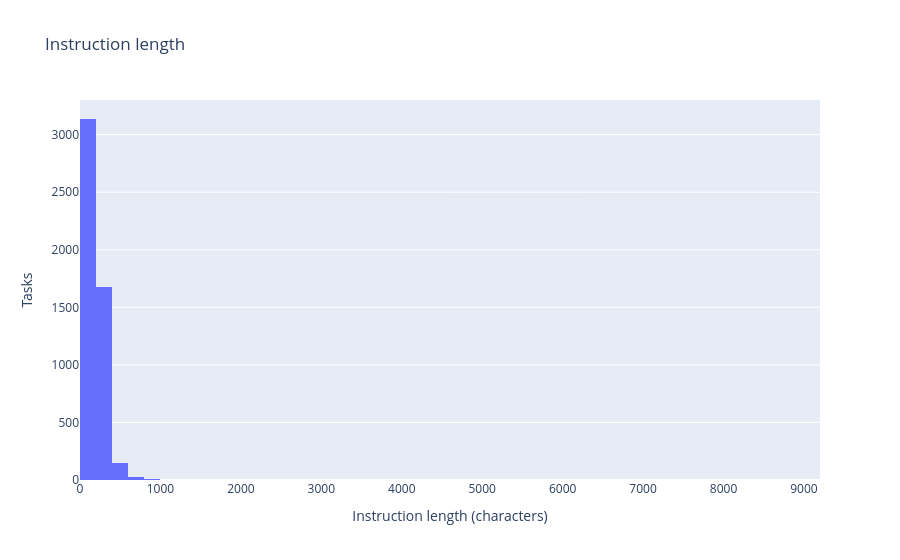

Write notebook code for a chart like this one.
### Code cell
px.histogram(
    tasks.with_columns(pl.col("instruction").str.len_chars().alias("instruction_chars")),
    x="instruction_chars",
    nbins=60,
    labels={"instruction_chars": "Instruction length (characters)"},
    title="Instruction length",
).update_yaxes(title_text="Tasks")

### Figure 1 — Plotly figure (JSON) as saved in the notebook; plotly's stock layout.template omitted (floating-point values rounded to 4 significant figures; data arrays with more than 128 entries replaced by an {"elided": "..."} marker saying what was removed)
{"data": [{"bingroup": "x", "hovertemplate": "Instruction length (characters)=%{x}<br>count=%{y}<extra></extra>", "legendgroup": "", "marker": {"color": "#636efa", "pattern": {"shape": ""}}, "name": "", "nbinsx": 60, "orientation": "v", "showlegend": false, "type": "histogram", "x": {"elided": "5000 int values"}, "xaxis": "x", "yaxis": "y"}], "layout": {"barmode": "relative", "legend": {"tracegroupgap": 0}, "title": {"text": "Instruction length"}, "xaxis": {"anchor": "y", "domain": [0.0, 1.0], "title": {"text": "Instruction length (characters)"}}, "yaxis": {"anchor": "x", "domain": [0.0, 1.0], "title": {"text": "Tasks"}}}}
